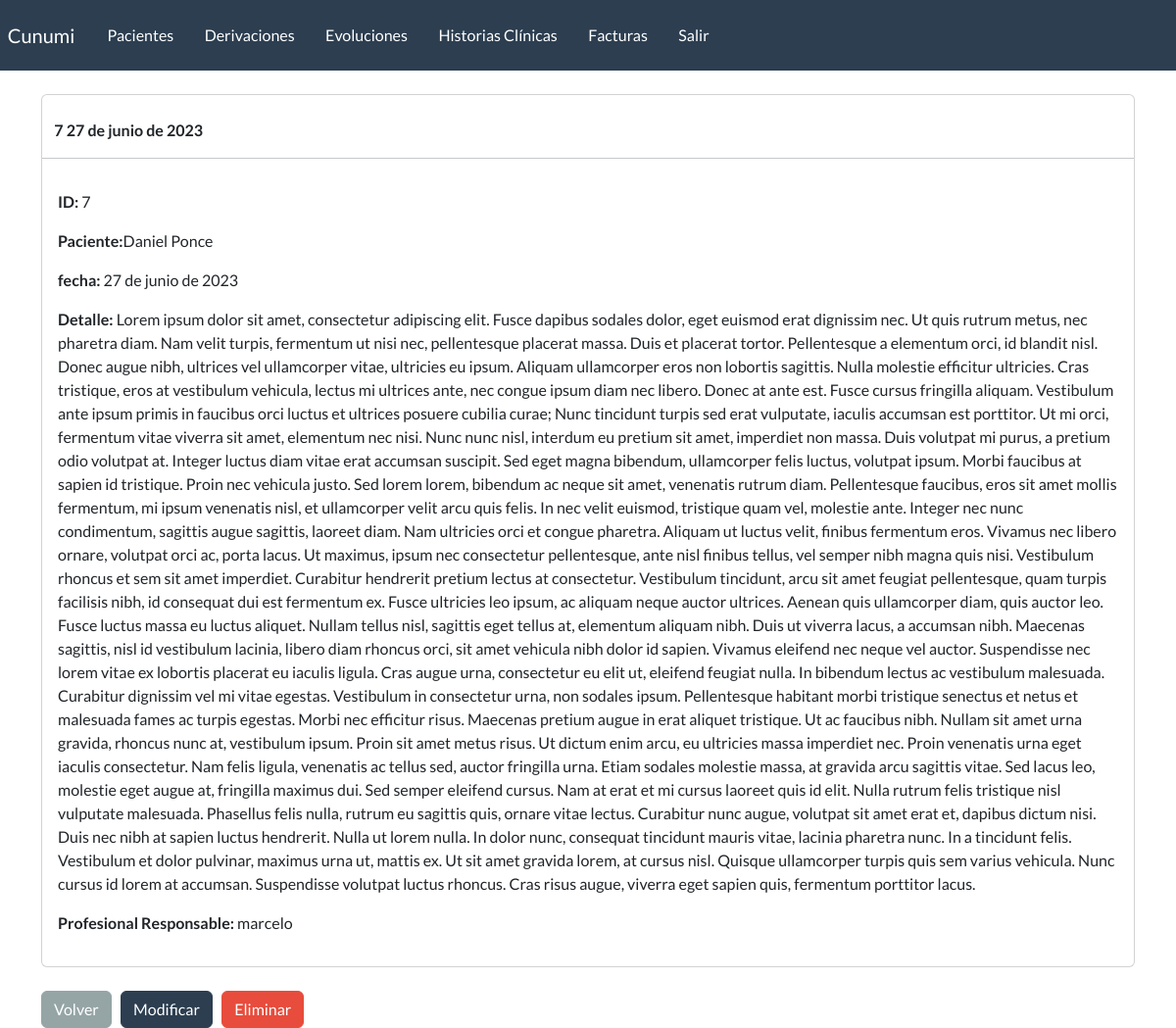
The app's page /detalle-historiaClinica/7/ (signed in) with its own data.
### webapp/models.py (models this page shows, shortened)
class historiaClinica(models.Model):
    paciente = models.ForeignKey(
        paciente, on_delete=models.CASCADE, blank=False)
    fecha = models.DateField(blank=True)
    detalle = models.TextField(blank=True)
    profesional_responsable = models.ForeignKey(User, on_delete=models.CASCADE, blank=False)

class paciente(models.Model):
    nombre = models.CharField(max_length=100)
    apellido = models.CharField(max_length=100, blank=True)
    dni = models.CharField(max_length=100, blank=True)
    telefono = models.CharField(max_length=100, blank=True)
    email = models.EmailField(blank=True)
    edad = models.IntegerField(blank=True)
    fecha_inicio = models.DateField(blank=True, null=True)
    responables = models.CharField(max_length=200, blank=True)
    motivo_consulta = models.CharField(max_length=200, blank=True)
    derivado = models.BooleanField(default=False)
    email = models.EmailField(blank=True)
    estado_choices = (
        ('activo', 'activo'),
        ('inactivo', 'inactivo'),
        ('alta', 'alta'),
        ('derivado', 'derivado'))
    estado = models.CharField(max_length=20, choices=estado_choices, default='activo')
    profesional_responsable = models.ForeignKey(User, on_delete=models.CASCADE, blank=True)
    def __str__(self):
        return f"{self.nombre} {self.apellido}"

### webapp/views.py (the view)
# urls.py: path('detalle-historiaClinica/<id>/', views.detalle_historiaClinica, name='detalle_historiaClinica'),
@login_required(login_url='my-login')
def detalle_historiaClinica(request, id):
    historiaClinicaVar = get_object_or_404(historiaClinica, id=id)
    data = {
        'historiaClinica': historiaClinicaVar,
    }
    return render(request, 'webapp/historiaClinica/detalle.html', data)

### webapp/templates/webapp/historiaClinica/detalle.html (shortened to what this page needs)
{% extends 'webapp/base.html' %}
{% block content %}
        <div class="card">
            <strong>
                <br>
                {{historiaClinica.id}}
                {{historiaClinica.fecha}}
            </strong>
            <hr>
            <div class="card-body">
                <p><strong>ID: </strong>{{historiaClinica.id}}</p>
                <p><strong>Paciente:</strong>{{historiaClinica.paciente}}</p>
                <p><strong>fecha: </strong>{{historiaClinica.fecha}}</p>
                <p><strong>Detalle: </strong>{{historiaClinica.detalle}}</p>
                <p><strong>Profesional Responsable: </strong>{{historiaClinica.profesional_responsable}}</p>
            </div>
        </div>
        <br>
        <a href="{% url 'listar_historiasClinicas' %}" class="btn btn-secondary">Volver</a>
        <a href="{% url 'modificar_historiaClinica' historiaClinica.id %}" class="btn btn-primary">Modificar</a>
        <a href="{% url 'eliminar_historiaClinica' historiaClinica.id %}" class="btn btn-danger">Eliminar</a>
{% endblock %}

### records on screen
historiaClinica: id "7", fecha "27 de junio de 2023", paciente "Daniel Ponce", detalle "Lorem ipsum dolor sit amet, consectetur adipiscing elit. Fusce dapibus sodales dolor, eget euismod erat dignissim nec. Ut quis rutrum metus, nec pharetra diam. Nam velit turpis, fermentum ut nisi nec, pellentesque placerat massa. Duis et placerat tortor. Pellentesque a elementum orci, id blandit nisl. Donec augue nibh, ultrices vel ullamcorper vitae, ultricies eu ipsum. Aliquam ullamcorper eros non lobortis sagittis. Nulla molestie efficitur ultricies. Cras tristique, eros at vestibulum vehicula, lectus mi ultrices ante, nec congue ipsum diam nec libero. Donec at ante est. Fusce cursus fringilla aliquam. Vestibulum ante ipsum primis in faucibus orci luctus et ultrices posuere cubilia curae;…", profesional_responsable "marcelo"
